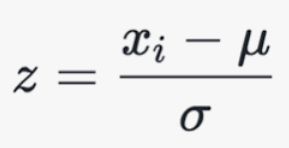
#> input picture Statistics & Probability/Data Scaling/images/standard.png, 289 x 148 px, found by its file name
$ jupyter execute 'standard scaler.ipynb'   (text cells are left out)
#> lines starting #> are read from the running program, lines starting #| are printed output that depends on the picture; pictures that were not available may be replaced by others from this repository, and a replacement may not be noted
[cell 1]
from PIL import Image
from IPython.display import display

img = Image.open('images/standard.png')
#> img is the input picture: PIL image 289x148 RGBA; mean R, G, B, A 237.3, 237.4, 237.7, 255
new_image = img.resize((210, 110))
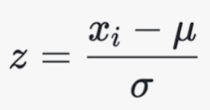
#> new_image: PIL image 210x110 RGBA; mean R, G, B, A 237.3, 237.4, 237.7, 255
display(new_image)

img = Image.open('images/standard-scaling.jpeg')
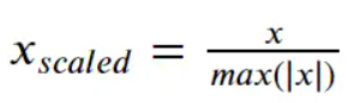
#> input picture Statistics & Probability/Data Scaling/images/maxabs.png, 348 x 103 px, given in place of standard-scaling.jpeg, which was not available
#> img is the input picture: PIL image 348x103 RGBA; mean R, G, B, A 239.6, 239.7, 239.4, 255
new_image = img.resize((440, 340))
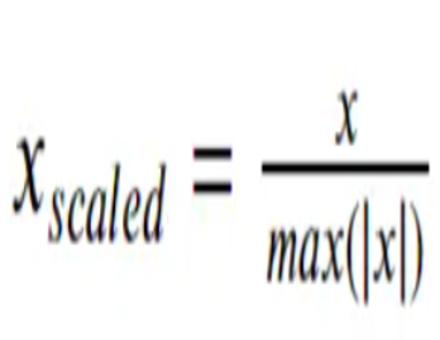
#> new_image: PIL image 440x340 RGBA; mean R, G, B, A 239.6, 239.7, 239.4, 255
display(new_image)
